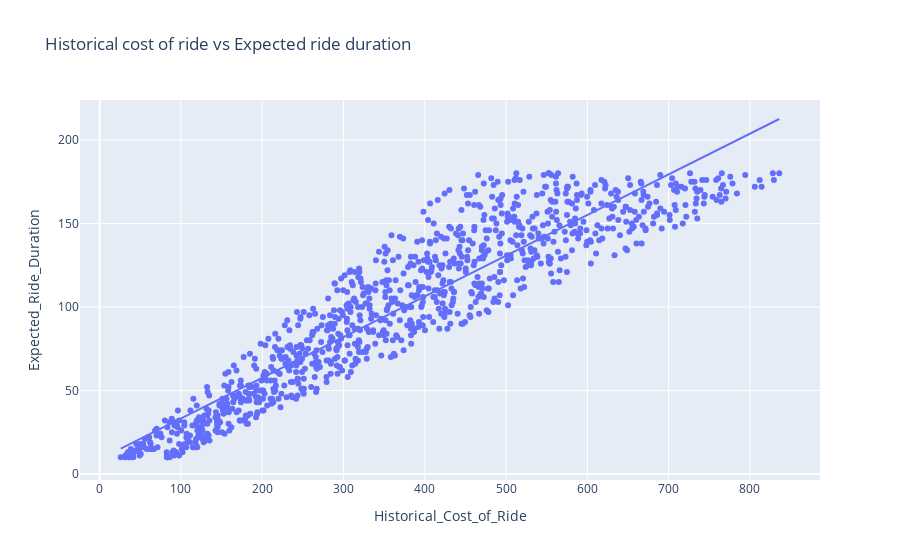

This figure's notebook cell:
### Code cell
fig=px.scatter(data, x='Historical_Cost_of_Ride', 
                 y='Expected_Ride_Duration',title='Historical cost of ride vs Expected ride duration',trendline='ols')
fig.show()

### Figure 1 — Plotly figure (JSON) as saved in the notebook; plotly's stock layout.template omitted (floating-point values rounded to 4 significant figures; data arrays with more than 128 entries replaced by an {"elided": "..."} marker saying what was removed)
{"data": [{"hovertemplate": "Historical_Cost_of_Ride=%{x}<br>Expected_Ride_Duration=%{y}<extra></extra>", "legendgroup": "", "marker": {"color": "#636efa", "symbol": "circle"}, "mode": "markers", "name": "", "orientation": "v", "showlegend": false, "type": "scatter", "x": {"elided": "1000 float values"}, "xaxis": "x", "y": {"elided": "1000 int values"}, "yaxis": "y"}, {"hovertemplate": "<b>OLS trendline</b><br>Expected_Ride_Duration = 0.243661 * Historical_Cost_of_Ride + 8.82367<br>R<sup>2</sup>=0.860344<br><br>Historical_Cost_of_Ride=%{x}<br>Expected_Ride_Duration=%{y} <b>(trend)</b><extra></extra>", "legendgroup": "", "marker": {"color": "#636efa", "symbol": "circle"}, "mode": "lines", "name": "", "showlegend": false, "type": "scatter", "x": {"elided": "1000 float values"}, "xaxis": "x", "y": {"elided": "1000 float values"}, "yaxis": "y"}], "layout": {"legend": {"tracegroupgap": 0}, "title": {"text": "Historical cost of ride vs Expected ride duration"}, "xaxis": {"anchor": "y", "domain": [0, 1], "title": {"text": "Historical_Cost_of_Ride"}}, "yaxis": {"anchor": "x", "domain": [0, 1], "title": {"text": "Expected_Ride_Duration"}}}}
